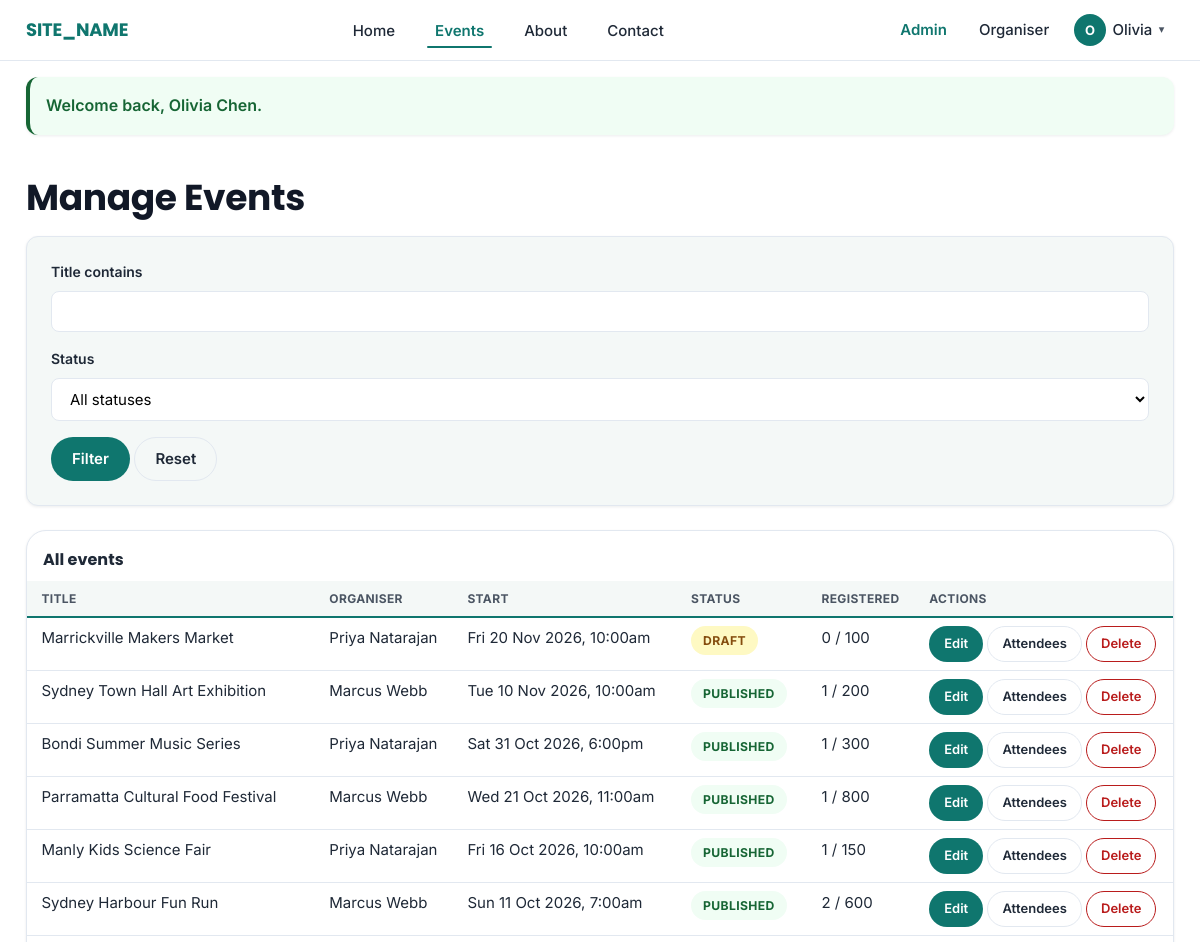
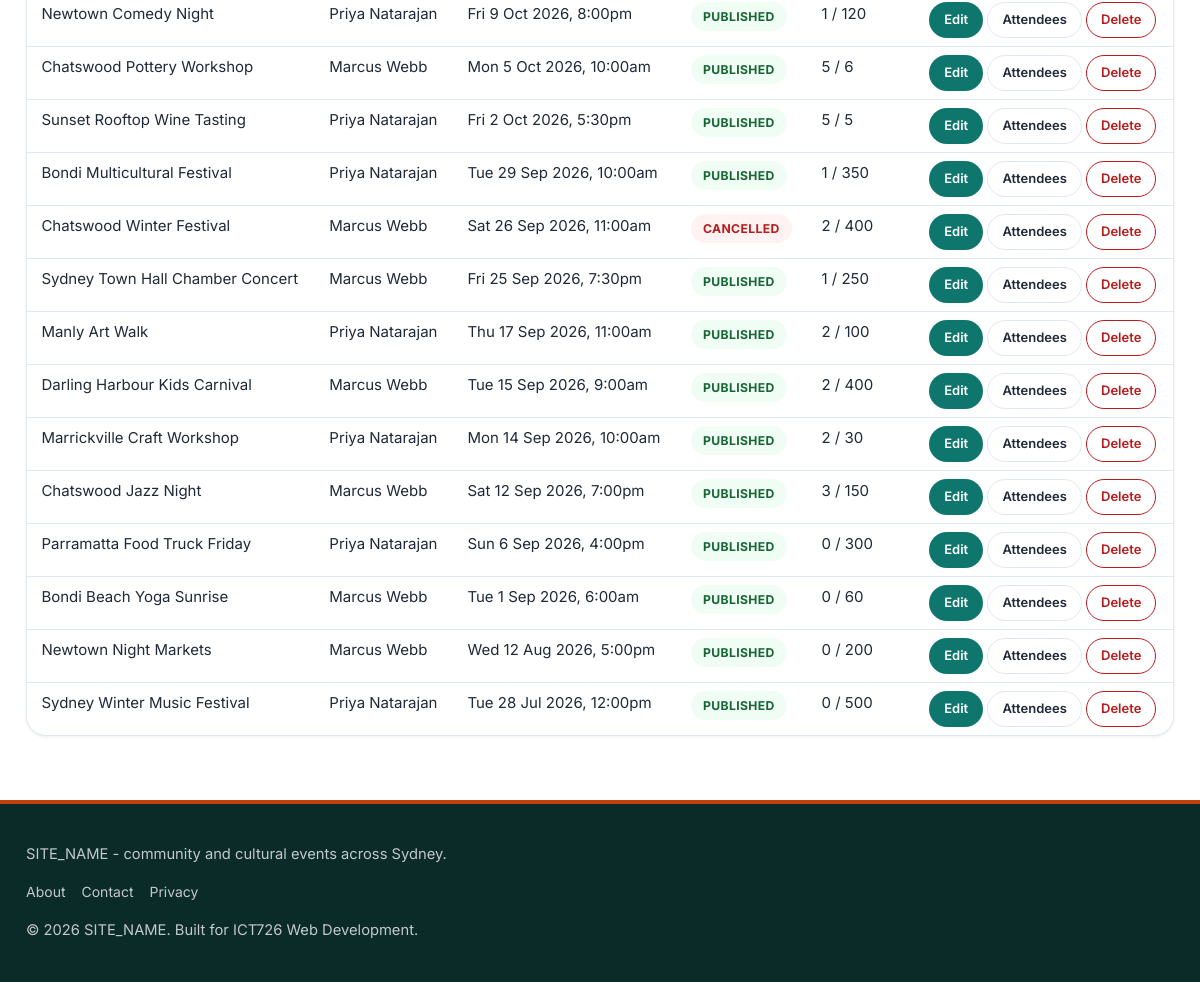
/admin/events.php (signed in), run on the app's committed database (2 pictures, top to bottom).
### tables this page shows
CREATE TABLE events (
    id              INT AUTO_INCREMENT PRIMARY KEY,
    organiser_id    INT NOT NULL,
    category_id     INT NOT NULL,
    venue_id        INT NOT NULL,
    title           VARCHAR(150) NOT NULL,
    slug            VARCHAR(180) NOT NULL,
    description     TEXT NOT NULL,
    image           VARCHAR(255) NULL,
    start_datetime  DATETIME NOT NULL,
    end_datetime    DATETIME NOT NULL,
    capacity        INT NOT NULL,
    price           DECIMAL(8,2) NOT NULL DEFAULT 0.00,
    status          ENUM('draft', 'published', 'cancelled') NOT NULL DEFAULT 'draft',
    created_at      DATETIME NOT NULL DEFAULT CURRENT_TIMESTAMP,
    updated_at      DATETIME NOT NULL DEFAULT CURRENT_TIMESTAMP ON UPDATE CURRENT_TIMESTAMP,

    UNIQUE KEY uq_events_slug (slug),

     
     
     
     
     
    CONSTRAINT fk_events_organiser FOREIGN KEY (organiser_id) REFERENCES users(id),
    CONSTRAINT fk_events_category  FOREIGN KEY (category_id)  REFERENCES categories(id),
    CONSTRAINT fk_events_venue     FOREIGN KEY (venue_id)     REFERENCES venues(id),

     
     
     
    INDEX idx_events_start_datetime (start_datetime),
    INDEX idx_events_status (status),
    INDEX idx_events_category_id (category_id)
);

CREATE TABLE users (
    id              INT AUTO_INCREMENT PRIMARY KEY,
    name            VARCHAR(100) NOT NULL,
    email           VARCHAR(150) NOT NULL,
    password_hash   VARCHAR(255) NOT NULL,
    phone           VARCHAR(20)  NULL,
    role            ENUM('attendee', 'organiser', 'admin') NOT NULL DEFAULT 'attendee',
    is_active       TINYINT(1) NOT NULL DEFAULT 1,
    created_at      DATETIME NOT NULL DEFAULT CURRENT_TIMESTAMP,

     
     
     
     
    website         VARCHAR(255) NULL,
    facebook        VARCHAR(255) NULL,
    instagram       VARCHAR(255) NULL,

    UNIQUE KEY uq_users_email (email)
);

### includes/validate.php (called while the page is built, shortened)
<?php
function e($value) {
    return htmlspecialchars($value ?? '', ENT_QUOTES, 'UTF-8');
}

### includes/functions.php (called while the page is built, shortened)
<?php
function formatEventDate($datetime) {
    $timestamp = strtotime($datetime);
    return date('D j M Y, g:ia', $timestamp);
}

### admin/events.php (the view, shortened to what this page needs)
<?php
require_once __DIR__ . '/../includes/auth_guard.php';
$keyword = trim($_GET['keyword'] ?? '');
$conditions = [];
$params = [];
$whereSql = empty($conditions) ? '1=1' : implode(' AND ', $conditions);
$stmt = $pdo->prepare(
    "SELECT e.*, u.name AS organiser_name,
            (SELECT COALESCE(SUM(r.quantity), 0) FROM registrations r WHERE r.event_id = e.id AND r.status = 'registered') AS registered_count
     FROM events e
     JOIN users u ON u.id = e.organiser_id
     WHERE {$whereSql}
     ORDER BY e.start_datetime DESC"
);
$stmt->execute($params);
$events = $stmt->fetchAll();
require_once __DIR__ . '/../includes/header.php';
?>
<h1>Manage Events</h1>
<form class="filter-form" method="get" action="<?= BASE_URL ?>/admin/events.php">
    <div class="form-field">
        <label for="keyword">Title contains</label>
        <input type="search" id="keyword" name="keyword" value="<?= e($keyword) ?>">
    </div>
    <div class="form-field">
        <label for="status">Status</label>
        <select id="status" name="status">
            <option value="">All statuses</option>
        </select>
    </div>
    <button type="submit" class="btn">Filter</button>
    <a href="<?= BASE_URL ?>/admin/events.php" class="btn btn-secondary">Reset</a>
</form>
<?php if (empty($events)): ?>
    <p class="empty-state">No events match this filter.</p>
<?php else: ?>
    <div class="data-table-wrapper">
        <table class="data-table">
            <caption>All events</caption>
            <thead>
                <tr>
                    <th scope="col">Title</th>
                    <th scope="col">Organiser</th>
                    <th scope="col">Start</th>
                    <th scope="col">Status</th>
                    <th scope="col">Registered</th>
                    <th scope="col">Actions</th>
                </tr>
            </thead>
            <tbody>
                <?php foreach ($events as $event): ?>
                    <tr>
                        <td><?= e($event['title']) ?></td>
                        <td><?= e($event['organiser_name']) ?></td>
                        <td><?= e(formatEventDate($event['start_datetime'])) ?></td>
                        <td><span class="badge badge-status-<?= e($event['status']) ?>"><?= e(ucfirst($event['status'])) ?></span></td>
                        <td><?= (int) $event['registered_count'] ?> / <?= (int) $event['capacity'] ?></td>
                        <td>
                            <a class="btn btn-small" href="<?= BASE_URL ?>/organiser/event-form.php?id=<?= (int) $event['id'] ?>">Edit</a>
                            <a class="btn btn-small btn-secondary" href="<?= BASE_URL ?>/organiser/event-attendees.php?id=<?= (int) $event['id'] ?>">Attendees</a>
                            <form method="post" action="<?= BASE_URL ?>/organiser/event-delete.php" class="logout-form"
                                  data-confirm="Delete '<?= e($event['title']) ?>'? This cannot be undone.">
                                <button type="submit" class="btn btn-small btn-danger">Delete</button>
                            </form>
                        </td>
                    </tr>
                <?php endforeach; ?>
            </tbody>
        </table>
    </div>
<?php endif; ?>
<?php require_once __DIR__ . '/../includes/footer.php'; ?>

### data on the page
events: title "Marrickville Makers Market", organiser.name "Priya Natarajan", start_datetime "Fri 20 Nov 2026, 10:00am", status "DRAFT", registered_count "0", capacity "100"
events: title "Sydney Town Hall Art Exhibition", organiser.name "Marcus Webb", start_datetime "Tue 10 Nov 2026, 10:00am", status "PUBLISHED", registered_count "1", capacity "200"
events: title "Bondi Summer Music Series", organiser.name "Priya Natarajan", start_datetime "Sat 31 Oct 2026, 6:00pm", status "PUBLISHED", registered_count "1", capacity "300"
events: title "Parramatta Cultural Food Festival", organiser.name "Marcus Webb", start_datetime "Wed 21 Oct 2026, 11:00am", status "PUBLISHED", registered_count "1", capacity "800"
events: title "Manly Kids Science Fair", organiser.name "Priya Natarajan", start_datetime "Fri 16 Oct 2026, 10:00am", status "PUBLISHED", registered_count "1", capacity "150"
events: title "Sydney Harbour Fun Run", organiser.name "Marcus Webb", start_datetime "Sun 11 Oct 2026, 7:00am", status "PUBLISHED", registered_count "2", capacity "600"
events: title "Newtown Comedy Night", organiser.name "Priya Natarajan", start_datetime "Fri 9 Oct 2026, 8:00pm", status "PUBLISHED", registered_count "1", capacity "120"
events: title "Chatswood Pottery Workshop", organiser.name "Marcus Webb", start_datetime "Mon 5 Oct 2026, 10:00am", status "PUBLISHED", registered_count "5", capacity "6"
events: title "Sunset Rooftop Wine Tasting", organiser.name "Priya Natarajan", start_datetime "Fri 2 Oct 2026, 5:30pm", status "PUBLISHED", registered_count "5", capacity "5"
events: title "Bondi Multicultural Festival", organiser.name "Priya Natarajan", start_datetime "Tue 29 Sep 2026, 10:00am", status "PUBLISHED", registered_count "1", capacity "350"
events: title "Chatswood Winter Festival", organiser.name "Marcus Webb", start_datetime "Sat 26 Sep 2026, 11:00am", status "CANCELLED", registered_count "2", capacity "400"
events: title "Sydney Town Hall Chamber Concert", organiser.name "Marcus Webb", start_datetime "Fri 25 Sep 2026, 7:30pm", status "PUBLISHED", registered_count "1", capacity "250"
events: title "Manly Art Walk", organiser.name "Priya Natarajan", start_datetime "Thu 17 Sep 2026, 11:00am", status "PUBLISHED", registered_count "2", capacity "100"
events: title "Darling Harbour Kids Carnival", organiser.name "Marcus Webb", start_datetime "Tue 15 Sep 2026, 9:00am", status "PUBLISHED", registered_count "2", capacity "400"
events: title "Marrickville Craft Workshop", organiser.name "Priya Natarajan", start_datetime "Mon 14 Sep 2026, 10:00am", status "PUBLISHED", registered_count "2", capacity "30"
events: title "Chatswood Jazz Night", organiser.name "Marcus Webb", start_datetime "Sat 12 Sep 2026, 7:00pm", status "PUBLISHED", registered_count "3", capacity "150"
events: title "Parramatta Food Truck Friday", organiser.name "Priya Natarajan", start_datetime "Sun 6 Sep 2026, 4:00pm", status "PUBLISHED", registered_count "0", capacity "300"
events: title "Bondi Beach Yoga Sunrise", organiser.name "Marcus Webb", start_datetime "Tue 1 Sep 2026, 6:00am", status "PUBLISHED", registered_count "0", capacity "60"
events: title "Newtown Night Markets", organiser.name "Marcus Webb", start_datetime "Wed 12 Aug 2026, 5:00pm", status "PUBLISHED", registered_count "0", capacity "200"
events: title "Sydney Winter Music Festival", organiser.name "Priya Natarajan", start_datetime "Tue 28 Jul 2026, 12:00pm", status "PUBLISHED", registered_count "0", capacity "500"

### other printed values
SITE_NAME "SITE_NAME"
$headerUserInitial "O"
$headerUserFirstName "Olivia"
$flash['message'] "Welcome back, Olivia Chen."
